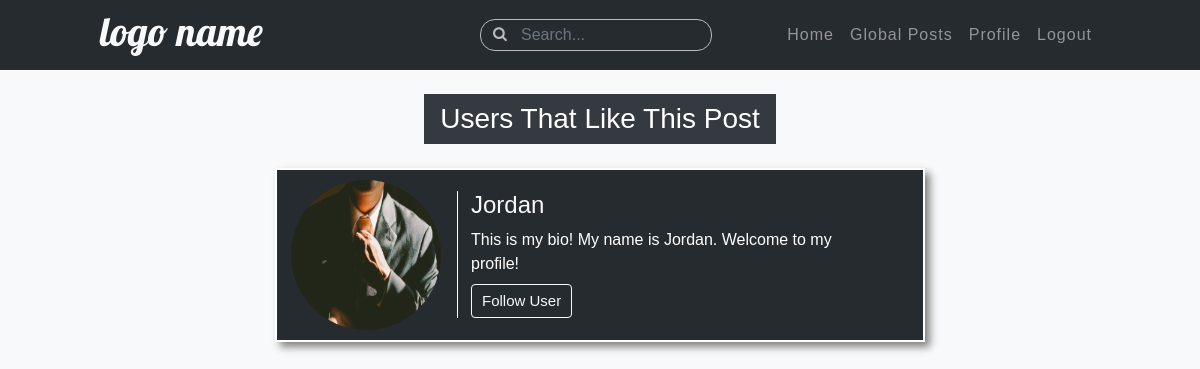
Page /post-likes/35/ (signed in) on the earlier database version.
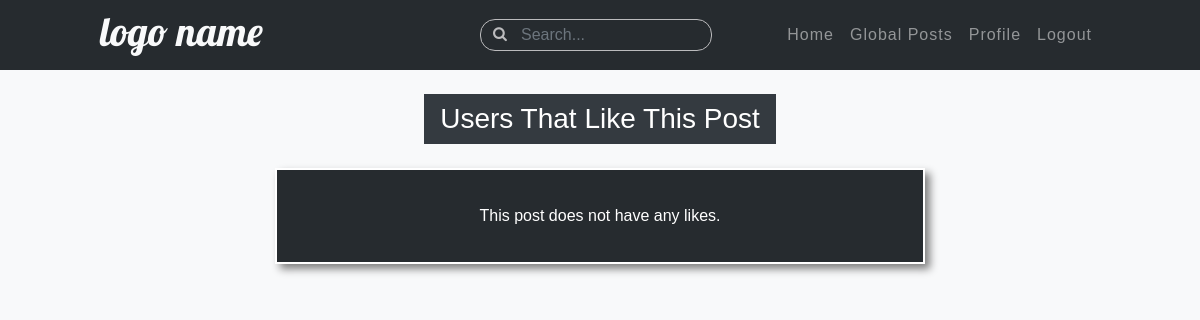
Same page on the later database version.
### photo_sharing/models.py (models this page shows, shortened)
class PostLike(models.Model):
    user = models.ForeignKey(User, on_delete=models.CASCADE)
    post = models.ForeignKey(Post, on_delete=models.CASCADE)

### users/models.py (models this page shows, shortened)
class Profile(models.Model):
    user = models.OneToOneField(User, on_delete=models.CASCADE)
    image = models.ImageField(default='default.jpg', upload_to='profile-image')
    bio = models.CharField(max_length=150)
    following = models.ManyToManyField(User, related_name='followers')

### photo_sharing/views.py (the view)
# urls.py: path('post-likes/<int:pk>/', views.likes_list, name='likes-list'),
def likes_list(request, pk):
    results = PostLike.objects.filter(post_id=pk).all()
    return render(request, 'photo_sharing/likes_list.html', {
        'results': results
    })

### photo_sharing/templates/photo_sharing/likes_list.html
{% extends 'photo_sharing/layout.html' %}
{% block content %}
<br>
<div class='text-center'>
    <h3 class="text-white bg-dark py-2 px-3 d-inline-block">Users That Like This Post</h3>
</div>
{% for like in results %}
<div class="row no-gutters user-page">
    <div class='col-12 profile-background my-3'>
        <div class="profile-block">
            <div class='image-col mr-3 pl-1 my-auto'>
                <img class='profile-image' src="{{ like.user.profile.image.url }}" alt="User Profile Image">
            </div>
            <div class='bio-col my-auto pr-0'>
                <a class='username-link' href="{% url 'profile' like.user.username %}"><h4>{{ like.user.username|title }}</h4></a>
                <p class='mb-2'>{{ like.user.profile.bio|truncatechars:90 }}</p>
                <a class='btn btn-outline-light mt-0 user-btn' href="#">Follow User</a>
            </div>
        </div>
    </div>
</div>
{% empty %}
<div class="row no-gutters user-page">
    <div class='col-12 profile-background my-3'>
        <div class="profile-block">
            <p class='m-auto p-4'>This post does not have any likes.</p>
        </div>
    </div>
</div>
{% endfor %}
{% endblock %}

Differences in the rows shown:
removed PostLike: user.profile.image (picture), user.username "Jordan", user.profile.bio "This is my bio! My name is Jordan. Welcome to my profile!"
Other differences:
text now shown: "This post does not have any likes."
